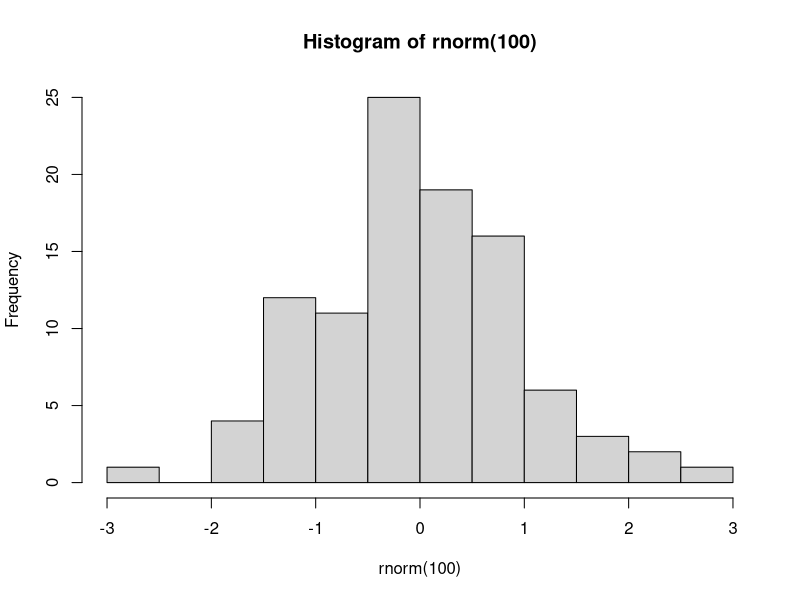

Write the R code that produced this figure.
## ---- chunk 1
hist(rnorm(100))
